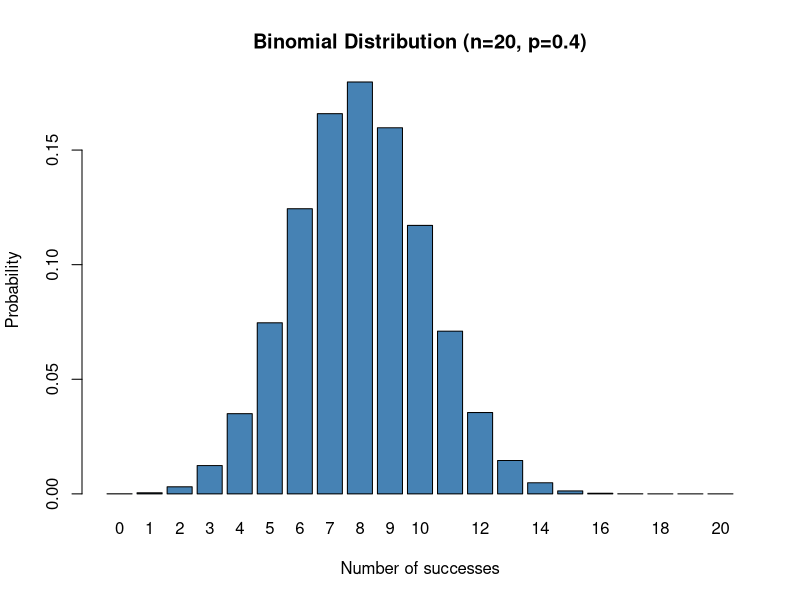
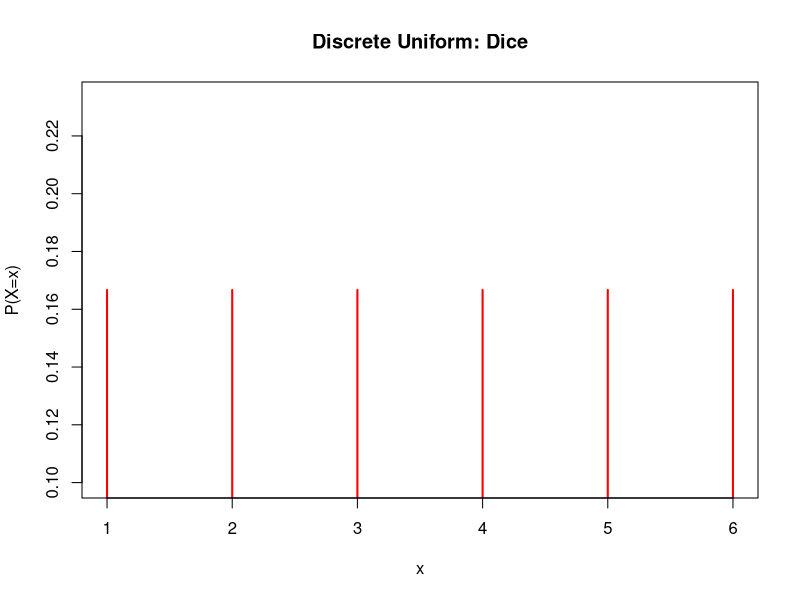

Recreate these plots in R, in order.
# ============================================================
# Basic Discrete Distributions / Базовые дискретные распределения
# ============================================================
# Source: vladova.ru/Code
# Справочный файл с функциями R и Excel для дискретных распределений

# ------------------------------------------------------------
# 1. Bernoulli Distribution — Распределение Бернулли
# Modeling the outcome of a single trial with two possible outcomes
# ------------------------------------------------------------
# R
# pmf: dbinom(x, size=1, prob)
# cmf: pbinom(q, size=1, prob)
# quantile: qbinom(q, size=1, prob)

# Excel
# pmf:  BINOM.DIST(number_success, number_trials=1, prob, 0)
# cmf:  BINOM.DIST(number_success, number_trials=1, prob, 1)
# quantile: BINOM.INV(trials=1, probability_s, alpha)

# Example: probability of a head in 1 coin throw
dbinom(1, size=1, prob=0.5)

# ------------------------------------------------------------
# 2. Binomial Distribution — Биномиальное распределение
# Modeling the number of successes in a series of independent trials
# ------------------------------------------------------------
# R
# pmf: dbinom(x, size, prob)
# cmf: pbinom(q, size, prob)
# quantile: qbinom(q, size, prob)

# Excel
# pmf:  BINOM.DIST(number_success, number_trials, prob, 0)
# cmf:  BINOM.DIST(number_success, number_trials, prob, 1)
# quantile: BINOM.INV(trials, probability_s, alpha)

# Example: number of heads in a series of coin throws
n <- 20
p <- 0.4
x <- 0:n
prob <- dbinom(x, size = n, prob = p)
barplot(prob, names.arg = x, col = "steelblue",
        main = "Binomial Distribution (n=20, p=0.4)",
        xlab = "Number of successes", ylab = "Probability")

# ------------------------------------------------------------
# 3. Geometric Distribution — Геометрическое распределение
# Modeling the number of failures before the first success
# ------------------------------------------------------------
# R
# pmf: dgeom(x, prob)
# cmf: pgeom(x, prob)
# quantile: qgeom(q, prob)

# Example: number of misses until first hit
dgeom(3, prob = 0.2)

# ------------------------------------------------------------
# 4. Hypergeometric Distribution — Гипергеометрическое распределение
# Selection without replacement from a finite population
# ------------------------------------------------------------
# R
# pmf: dhyper(x, m, n, k)
# cmf: phyper(q, m, n, k)
# quantile: qhyper(q, m, n, k)

# Excel
# pmf: HYPGEOM.DIST(sample_s, number_sample, population_s, number_pop, 0)
# cmf: HYPGEOM.DIST(sample_s, number_sample, population_s, number_pop, 1)

# Example: ballot selection, lotto
dhyper(2, m = 10, n = 15, k = 5)

# ------------------------------------------------------------
# 5. Poisson Distribution — Распределение Пуассона
# Modeling the number of events in a fixed period of time
# ------------------------------------------------------------
# R
# pmf: dpois(x, lambda)
# cmf: ppois(q, lambda)
# quantile: qpois(q, lambda)

# Excel
# pmf: POISSON.DIST(x, mean, 0)
# cmf: POISSON.DIST(x, mean, 1)

# Example: number of calls per hour
dpois(4, lambda = 3)

# ------------------------------------------------------------
# 6. Negative Binomial Distribution — Отрицательное биномиальное
# Models the number of failures until a specified number of successes
# ------------------------------------------------------------
# R
# pmf: dnbinom(x, size, prob)
# cmf: pnbinom(q, size, prob)
# quantile: qnbinom(q, size, prob)

# Excel
# pmf: NEGBINOM.DIST(number_f, number_s, probability_s, 0)
# cmf: NEGBINOM.DIST(number_f, number_s, probability_s, 1)
# quantile: NEGBINOM.INV(number_f, number_s, probability_s, alpha)

# ------------------------------------------------------------
# 7. Discrete Uniform Distribution — Дискретное равномерное
# Modeling equally likely events over a specified interval
# ------------------------------------------------------------
# Example: a dice
s <- 1:6
p <- rep(1/6, 6)
sum(p)  # check
plot(s, p, col = "red", type = "h", lwd = 2,
     main = "Discrete Uniform: Dice", xlab = "x", ylab = "P(X=x)")

Ms <- sum(s * p)
Ds <- sum(s^2 * p) - Ms^2       # formula 1
DDs <- sum((s - Ms)^2 * p)      # formula 2

# ------------------------------------------------------------
# Summary / Обобщение
# ------------------------------------------------------------
# - Binomial: sampling WITH replacement (probability is constant)
# - Hypergeometric: sampling WITHOUT replacement (probability changes)
# - Geometric: number of trials until first success (including success)
# - Geometric is a discrete analogue of Exponential distribution
# - Negative Binomial: generalization of Geometric — failures before r successes
